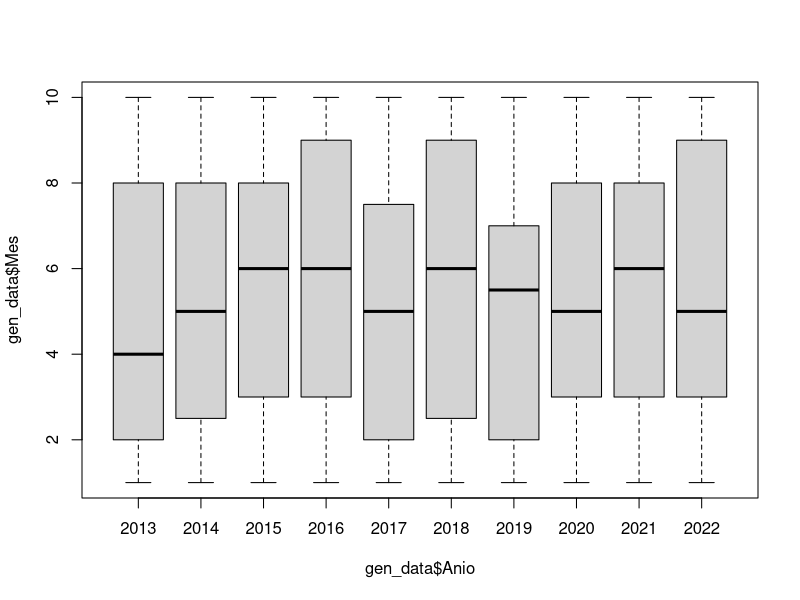
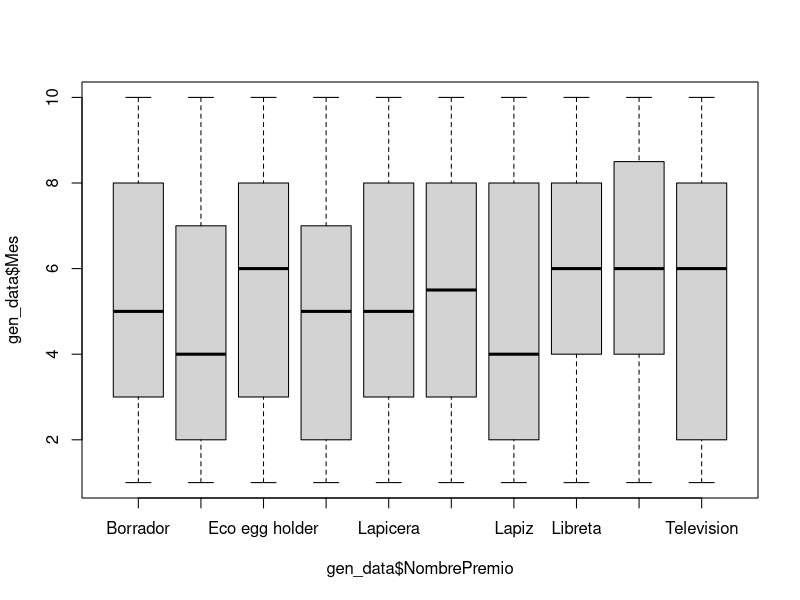
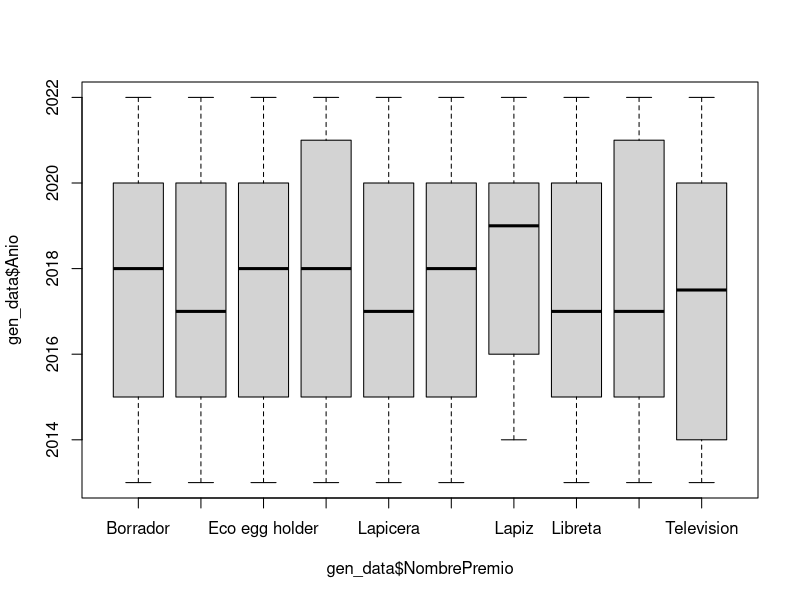

The R source for these figures, in order:
NomPremio = c("Lapiz", "Borrador", "Lapicera", "Jarra", "Telefono", "Lapicero", "Libreta", "Colores", "Eco egg holder", "Television")

NombrePremio <- factor(NomPremio)


pre_data <- data.frame(
  key = 1:10,
  NombrePremio,
  Valor = c(10, 20, 50, 120, 125, 175, 210, 350, 12, 129),
  Mes = c(1, 2, 3, 4, 5, 6, 7, 8, 9, 10),
  Anio = c(2013, 2014, 2015, 2016, 2017, 2018, 2019, 2020, 2021, 2022)
)

gen_data <- function(no_of_recs) {
  
  NombrePremio = sample(pre_data$NombrePremio, no_of_recs, replace = T)
  Valor = sample(pre_data$Valor, no_of_recs, replace = T)
  Mes = sample(pre_data$Mes, no_of_recs, replace = T)
  Anio = sample(pre_data$Anio, no_of_recs, replace = T)
  
  dataValors <- data.frame(
    NombrePremio = NombrePremio,
    Valor = Valor,
    Mes = Mes,
    Anio = Anio
  )
  
  return(dataValors)
}

gen_data <- gen_data(500)

head(gen_data, n = 5)

tail(gen_data, n = 5)

str(gen_data)

library(psych)

describe(gen_data)

summary(gen_data)

boxplot(gen_data$Mes~gen_data$Anio, data = gen_data)

boxplot(gen_data$Mes~gen_data$NombrePremio, data = gen_data)

boxplot(gen_data$Anio~gen_data$NombrePremio, data = gen_data)
